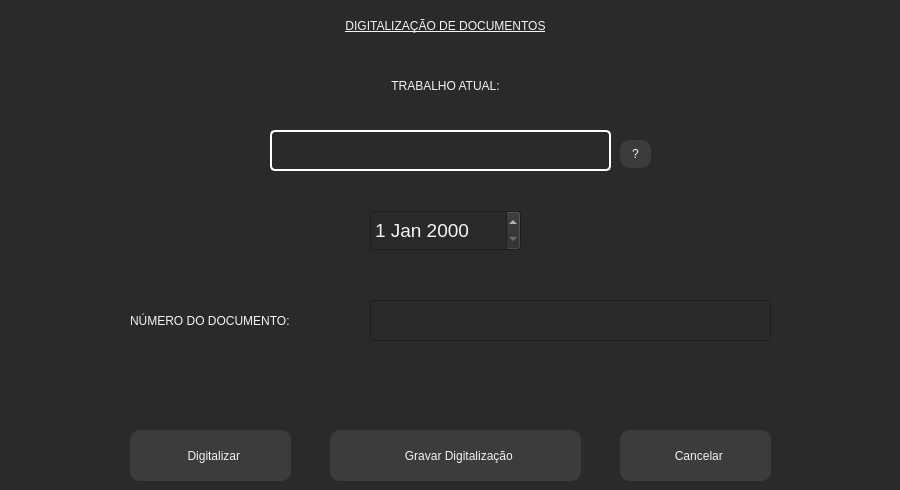
     <widget class="QWidget" name="tab_2">
      <property name="styleSheet">
       <string notr="true">QLabel{

background-color: transparent;

}



QWidget

{

background-color: rgb(42, 42, 42);

color: rgb(245, 245, 245);

}



QPushButton

{

 background-color:rgb(60,60,60);

 color:rgb(242,242,242);

 border-radius:10px;

}



QPushButton:Hover

{

 background-color:rgb(142,142,142);

 border-radius:10px;

 color:rgb(42, 42, 42);

 border-bottom:2px solid grey;

 border-right:2px solid grey;

}



QPushButton:Pressed

{

 color:rgb(242,242,242);

 border-radius:10px;

 background-color:rgb(42, 42, 42);

 border:2px solid grey;

 padding: 5px;

 font: 75 13pt &quot;MS Shell Dlg 2&quot;;

}



QComboBox{

border: 2px solid white;

color: rgb(248, 248, 242);

padding: 10px;

border-radius: 5px

}



QComboBox:drop-down {

border: 0px

}



QComboBox:down-arrow {

image: url(:/icons/icons/chevron-down.svg);

margin-right:10

}



QComboBox:on {

border: 2px solid rgb(248, 248, 242);

}



QComboBox QListView {

border: 2px solid white;

color: rgb(248, 248, 242);

padding: 10px;

border-radius: 5px

}



QComboBox QListView:item{

padding-left: 10px;

background-color: rgb(40, 42, 54);

}



QComboBox QListView:item:hover{

background-color: rgb(29, 30, 40);

}



QComboBox QListView:item:selected{

background-color: rgb(29, 30, 40);

}</string>
      </property>
      <attribute name="title">
       <string>Digitalização de Documentos</string>
      </attribute>
      <widget class="QLabel" name="labelDigitalizacaoDocumentosSimples">
       <property name="geometry">
        <rect>
         <x>0</x>
         <y>0</y>
         <width>891</width>
         <height>51</height>
        </rect>
       </property>
       <property name="styleSheet">
        <string notr="true">font: 75 18pt &quot;MS Shell Dlg 2&quot;;

text-decoration: underline;</string>
       </property>
       <property name="text">
        <string>DIGITALIZAÇÃO DE DOCUMENTOS</string>
       </property>
       <property name="alignment">
        <set>Qt::AlignCenter</set>
       </property>
      </widget>
      <widget class="QLabel" name="lblTrabalhoDocumentosSimples">
       <property name="geometry">
        <rect>
         <x>10</x>
         <y>70</y>
         <width>871</width>
         <height>31</height>
        </rect>
       </property>
       <property name="styleSheet">
        <string notr="true">background-color: transparent;</string>
       </property>
       <property name="text">
        <string>TRABALHO ATUAL:</string>
       </property>
       <property name="alignment">
        <set>Qt::AlignCenter</set>
       </property>
      </widget>
      <widget class="QComboBox" name="comboBoxTipoSimples">
       <property name="geometry">
        <rect>
         <x>270</x>
         <y>130</y>
         <width>341</width>
         <height>41</height>
        </rect>
       </property>
       <property name="styleSheet">
        <string notr="true"/>
       </property>
      </widget>
      <widget class="QPushButton" name="buttonGravarDocumentosSimples">
       <property name="geometry">
        <rect>
         <x>330</x>
         <y>430</y>
         <width>251</width>
         <height>51</height>
        </rect>
       </property>
       <property name="text">
        <string>  Gravar Digitalização</string>
       </property>
       <property name="icon">
        <iconset resource="resources.qrc">
         <normaloff>:/images/cil-save.png</normaloff>:/images/cil-save.png</iconset>
       </property>
      </widget>
      <widget class="QPushButton" name="buttonLimparDocumentosSimples">
       <property name="geometry">
        <rect>
         <x>620</x>
         <y>430</y>
         <width>151</width>
         <height>51</height>
        </rect>
       </property>
       <property name="text">
        <string>  Cancelar</string>
       </property>
       <property name="icon">
        <iconset resource="resources.qrc">
         <normaloff>:/icons/icons/x-octagon.svg</normaloff>:/icons/icons/x-octagon.svg</iconset>
       </property>
      </widget>
      <widget class="QPushButton" name="buttonDigitalizarDocumentosSimples">
       <property name="geometry">
        <rect>
         <x>130</x>
         <y>430</y>
         <width>161</width>
         <height>51</height>
        </rect>
       </property>
       <property name="text">
        <string>  Digitalizar</string>
       </property>
       <property name="icon">
        <iconset resource="resources.qrc">
         <normaloff>:/images/cil-print.png</normaloff>:/images/cil-print.png</iconset>
       </property>
      </widget>
      <widget class="QDateEdit" name="dateEditDataSimples">
       <property name="geometry">
        <rect>
         <x>370</x>
         <y>210</y>
         <width>151</width>
         <height>41</height>
        </rect>
       </property>
       <property name="font">
        <font>
         <family>MS Shell Dlg 2</family>
         <pointsize>14</pointsize>
         <weight>50</weight>
         <italic>false</italic>
         <bold>false</bold>
        </font>
       </property>
      </widget>
      <widget class="QLineEdit" name="lineEditNumeroDocumento">
       <property name="geometry">
        <rect>
         <x>370</x>
         <y>300</y>
         <width>401</width>
         <height>41</height>
        </rect>
       </property>
       <property name="styleSheet">
        <string notr="true">background-color: rgb(42, 42, 42);

color: rgb(245, 245, 245);</string>
       </property>
       <property name="maxLength">
        <number>60</number>
       </property>
       <property name="alignment">
        <set>Qt::AlignCenter</set>
       </property>
      </widget>
      <widget class="QLabel" name="labelNumeroDocumentoSimples">
       <property name="geometry">
        <rect>
         <x>130</x>
         <y>300</y>
         <width>241</width>
         <height>41</height>
        </rect>
       </property>
       <property name="styleSheet">
        <string notr="true">background-color: transparent;</string>
       </property>
       <property name="text">
        <string>NÚMERO DO DOCUMENTO:</string>
       </property>
      </widget>
      <widget class="QPushButton" name="buttonDocumentInfo">
       <property name="geometry">
        <rect>
         <x>620</x>
         <y>140</y>
         <width>31</width>
         <height>28</height>
        </rect>
       </property>
       <property name="text">
        <string>?</string>
       </property>
      </widget>
     </widget>
